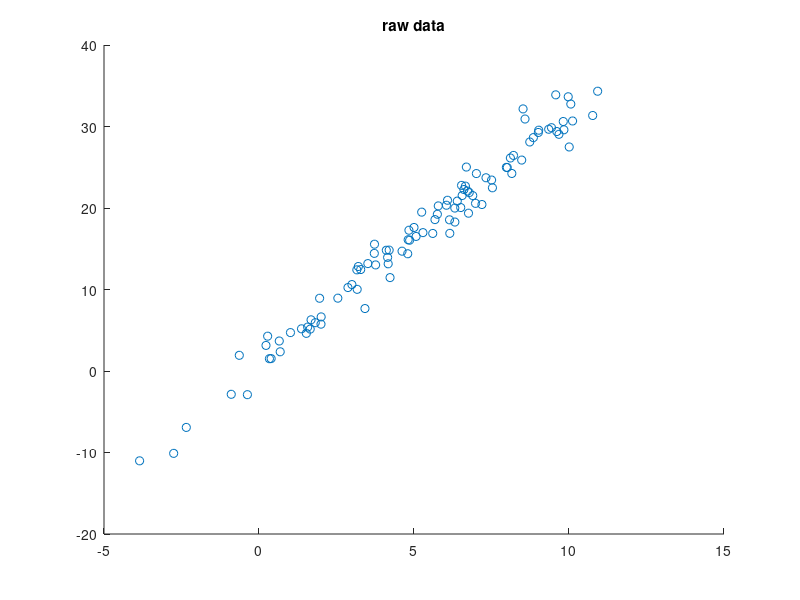

The MATLAB script that drew this image: (Note: this script raises an error after producing the figure.)
% test bayesian linear regression
%https://en.wikipedia.org/wiki/Bayesian_linear_regression


nn =100;
noise = 1.5;

x1 = linspace(0,10,nn)' + randn(nn,1)*noise;
X = [x1, ones(nn,1)];

%parameters mx+b
B_true = [3; 1.5];

Y = X*B_true + randn(nn,1)*noise;

figure
scatter(X(:,1),Y(:,1))
title('raw data')

%% Weaponized version

[Model] = BayesianRegressionTrain(X,Y);

P_bar =  BayesianRegressionOnline(X,Y,Model);

% plot color map of probs
figure
scatter(X(:,1),Y(:,1),10,P_bar)
colorbar
colormap cool
title('posterior predictive')

%% old version with code
%First lets compute the true coefficients

B = pinv(X)*Y;

%now lets get the covariance
%first the estimate of y
mu_y = X*B;

%residuals
R = Y - mu_y;

%covariance on data
sigma = std(R)

%% Therefore we can compute basic gaussian regression as

%probability (x-u)=(y-f(x))
P_fx =  normpdf(Y,mu_y,sigma);

% plot color map of probs
figure
scatter(X(:,1),Y(:,1),10,P_fx)
colorbar
colormap cool
title('linear gaussian')

%% now bayesian regression we will give posterior for B

%we can compute our uncertainty in our parameter B
%by taking the mean (mu_n) and covariance (sigma_n) 
%B ~ N(mu_n,sigma_n)

% a and b parameters for gamma distribution
a0 = 0.01;
b0 = 0.01;
n = length(X);
k = length(B);
mu_0 = zeros(k,1); %prior mean
Lambda_0 = a0 * ones(k);

%update parameters
%covariance on params
Lambda_n = X'*X + Lambda_0;

%mean on parameters
mu_n = inv(Lambda_n)*X'*Y;

% covariance on parameters
sigma_n = (sigma.^2)*inv(Lambda_n);

%posterior estimate of B
p_B = NormDistND(B,mu_n,sigma_n)


%% Posterior Predictive Distribution

%now given a new sample xbar, we would like to predist the dependent
%value ybar given our parameters and uncertainty
%ybar ~ N(xbar*mu_n,sigma2)



for ii = 1:nn
    %row wise sample
    xbar = X(ii,:);
    ybar = Y(ii,:);

    %first we compute the mean estimate
    mu_bar = xbar*mu_n;

    %then we compute the covariance of the sample
    sigma_bar = (sigma.^2) + xbar*sigma_n*xbar';

    %posterior probability of ybar given xbar
    p_ybar = NormDistND(ybar,mu_bar,sigma_bar);
    
    P_bar(ii,:) = p_ybar;
end


% plot color map of probs
figure
scatter(X(:,1),Y(:,1),10,P_bar)
colorbar
colormap cool
title('posterior predictive')
